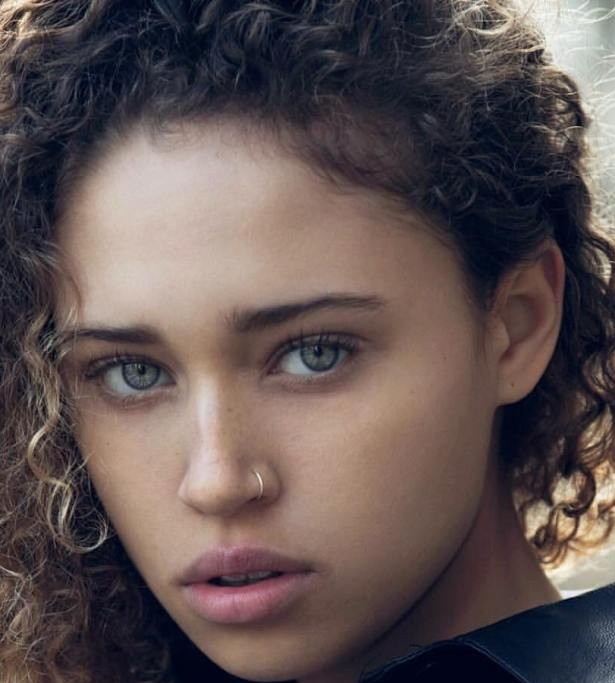
#> input picture Ejemplos/Recursos/roi1.jpg, 615 x 683 px
$ python otsuFilter.py
#> lines starting #> are read from the running program, lines starting #| are printed output that depends on the picture; after the words box and inside, x2 and y2 are one past the last pixel; in counts of white or black regions, pixels touching at a corner belong together
import cv2
import numpy as np
from matplotlib import pyplot as plt

# Binarizacion de Otsu
img = cv2.imread('../Recursos/roi1.jpg',0)
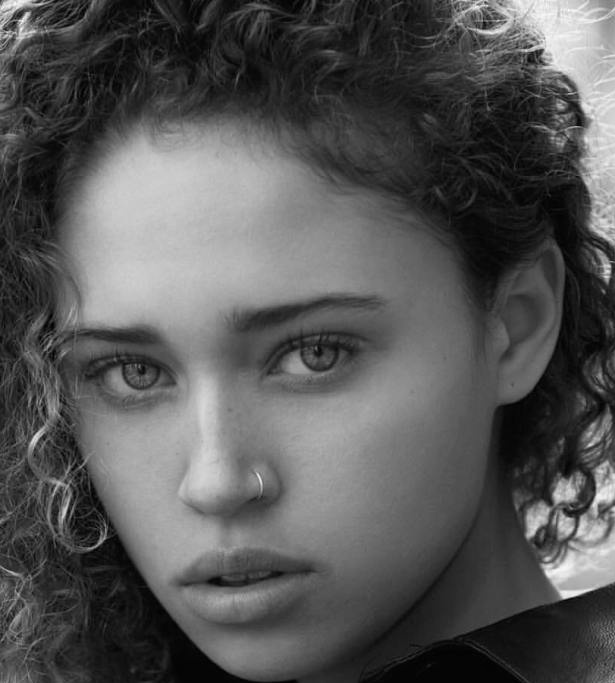
#> img: shape (683, 615); min 0, max 254, mean 86.1
# Con filtro Gaussiano:
blur = cv2.GaussianBlur(img,(5,5),0)

# Binarizacion Global
ret1,thr1 = cv2.threshold(img,127,255,cv2.THRESH_BINARY)
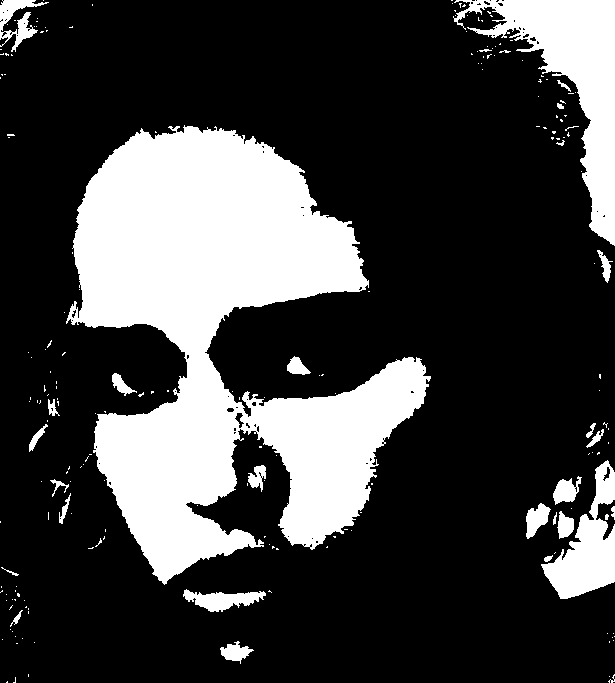
#> thr1: shape (683, 615); 25.3% white; 204 white regions (174 under 20 px), largest, box (x1, y1, x2, y2) and area: (66, 125, 431, 585) 82716, (453, 0, 615, 246) 12534, (541, 460, 615, 599) 4568

# Binarizacion de Otsu
ret2,thr2 = cv2.threshold(img,0,255,cv2.THRESH_BINARY+cv2.THRESH_OTSU)
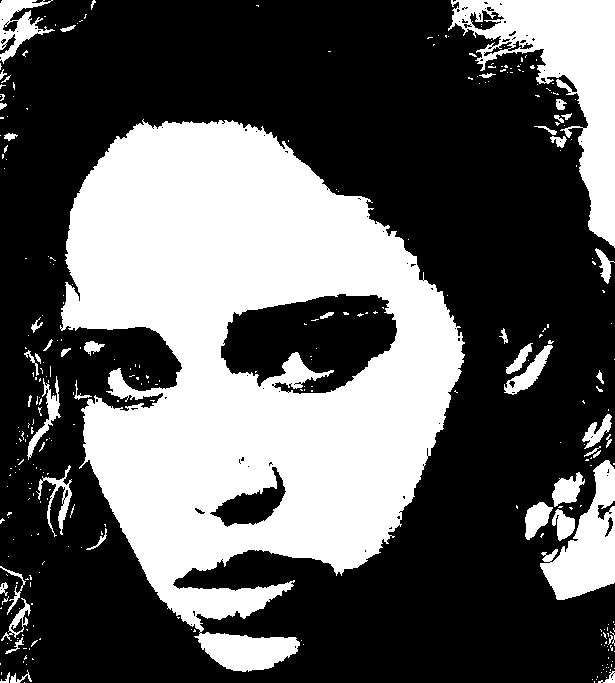
#> thr2: shape (683, 615); 36.7% white; 318 white regions (269 under 20 px), largest, box (x1, y1, x2, y2) and area: (60, 119, 465, 672) 124905, (448, 0, 615, 248) 14439, (540, 460, 615, 600) 5227
#> ret2 = 99

# Binarizacion de Otsu con filtro Gaussiano
ret3,thr3 = cv2.threshold(blur,0,255,cv2.THRESH_BINARY+cv2.THRESH_OTSU)
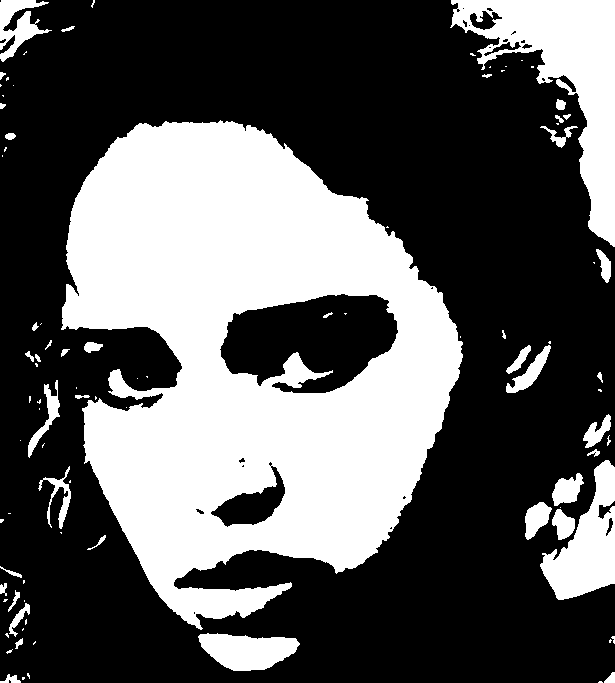
#> thr3: shape (683, 615); 36% white; 94 white regions (51 under 20 px), largest, box (x1, y1, x2, y2) and area: (61, 120, 463, 630) 120897, (450, 0, 615, 247) 14438, (540, 460, 615, 600) 5287
#> ret3 = 100

# plot all the images and their histograms
images = [img, 0, thr1,
          img, 0, thr2,
          blur, 0, thr3]
titles = ['Original Noisy Image','Histogram','Global Thresholding (v=127)',
          'Original Noisy Image','Histogram',"Otsu's Thresholding",
          'Gaussian filtered Image','Histogram',"Otsu's Thresholding"]

for i in range(0, 3):
    plt.subplot(3,3,i*3+1),plt.imshow(images[i*3],'gray')
    plt.title(titles[i*3]), plt.xticks([]), plt.yticks([])
    plt.subplot(3,3,i*3+2),plt.hist(images[i*3].ravel(),256)
    plt.title(titles[i*3+1]), plt.xticks([]), plt.yticks([])
    plt.subplot(3,3,i*3+3),plt.imshow(images[i*3+2],'gray')
    plt.title(titles[i*3+2]), plt.xticks([]), plt.yticks([])
plt.show()
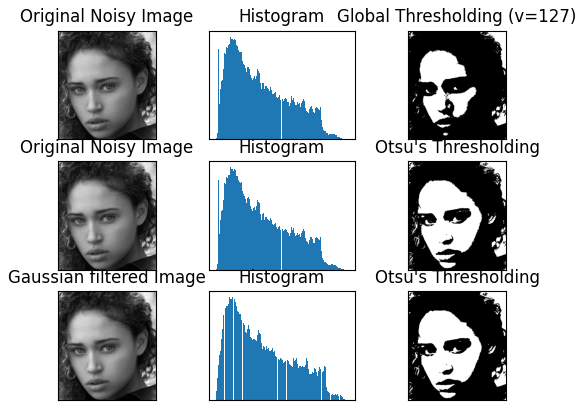
#> figure drawn by matplotlib, 9 panels

$ run again, with Ejemplos/Recursos/imagen1.jpg copied over Ejemplos/Recursos/roi1.jpg
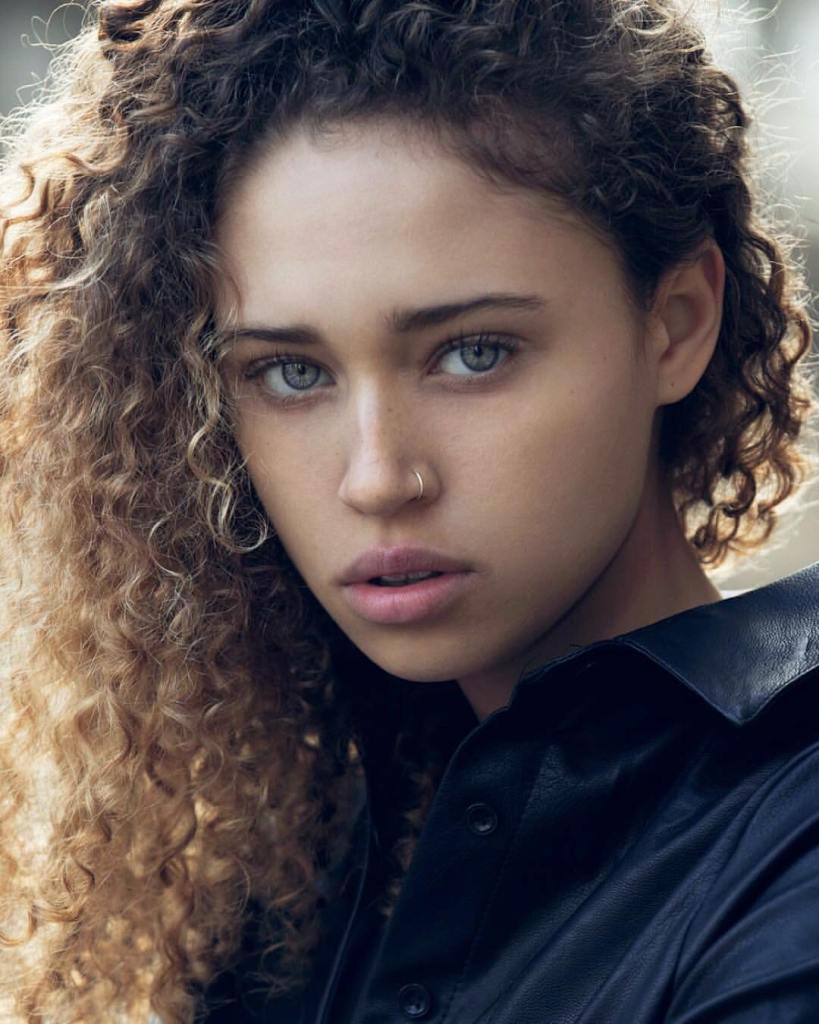
#> input picture Ejemplos/Recursos/imagen1.jpg, 819 x 1024 px
#> `ret1,thr1 = cv2.threshold(img,127,255,cv2.THRESH_BINARY)`:
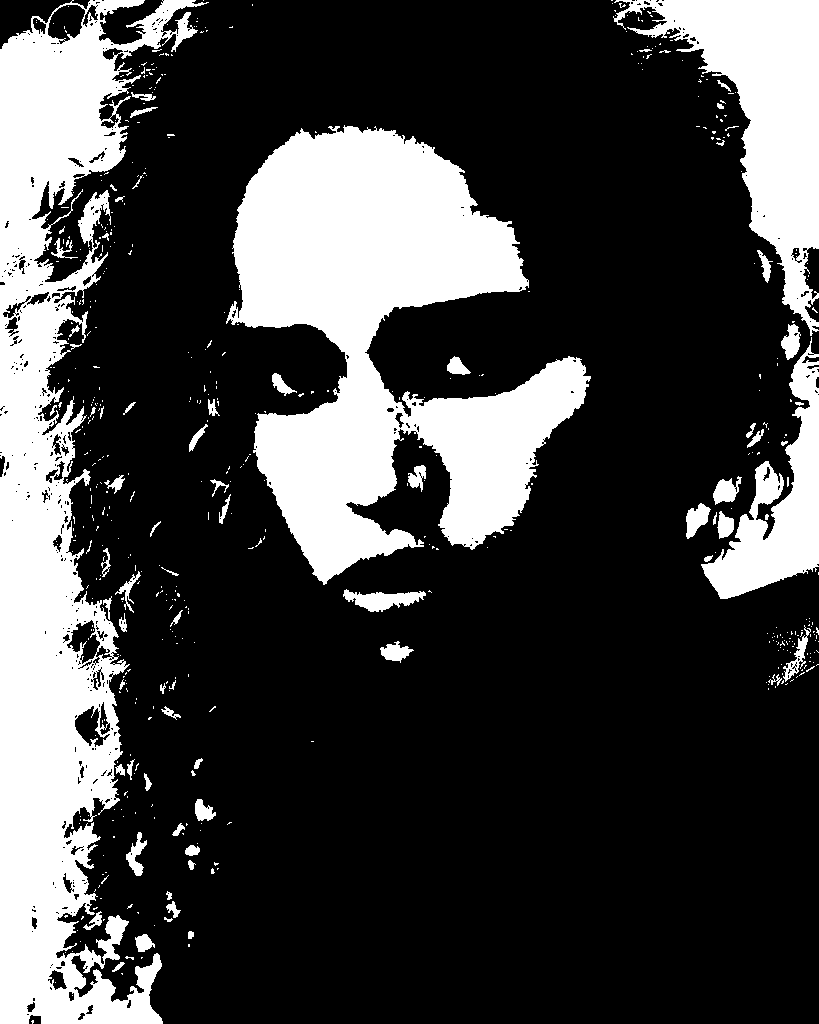
#> thr1: shape (1024, 819); 26% white; 548 white regions (475 under 20 px), largest, box (x1, y1, x2, y2) and area: (0, 0, 209, 1024) 88342, (226, 125, 591, 585) 82750, (613, 0, 819, 336) 25118
#> thr2: shape (1024, 819); 36.1% white; 576 white regions (500 under 20 px), largest, box (x1, y1, x2, y2) and area: (220, 119, 625, 672) 124910, (0, 0, 215, 1024) 122115, (608, 0, 819, 600) 41300
#> ret2 = 99
#> `ret3,thr3 = cv2.threshold(blur,0,255,cv2.THRESH_BINARY+cv2.THRESH_OTSU)`:
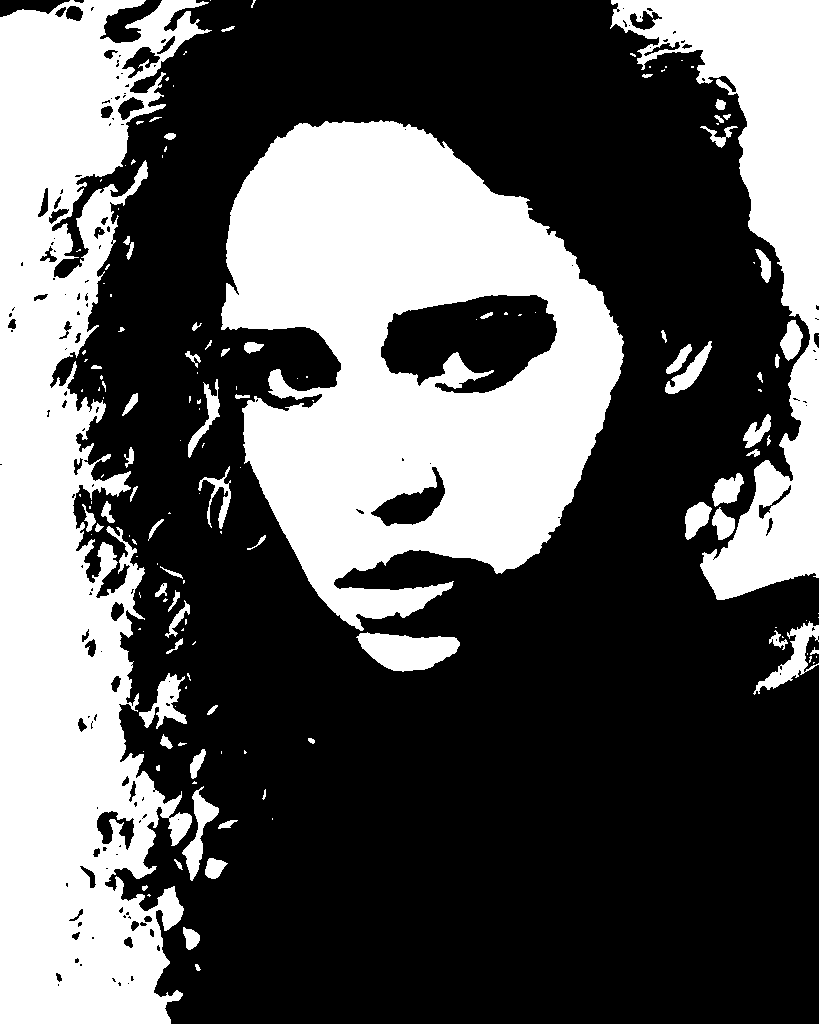
#> thr3: shape (1024, 819); 36.1% white; 155 white regions (85 under 20 px), largest, box (x1, y1, x2, y2) and area: (0, 0, 212, 1024) 122842, (221, 120, 624, 631) 122161, (610, 0, 819, 600) 41407
